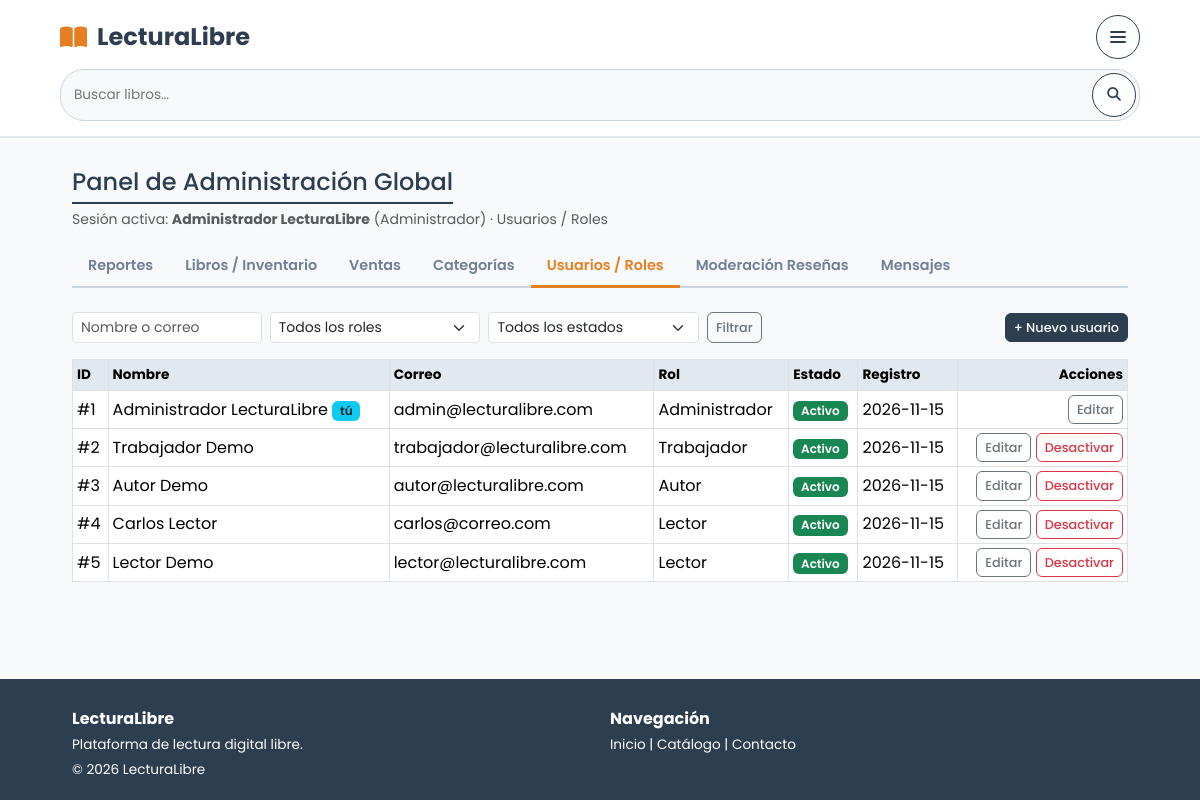
The app's page /admin/usuarios.php (signed in) with its own data.
### tables this page shows
CREATE TABLE usuarios (
  id_usuario INT NOT NULL AUTO_INCREMENT,
  nombre_completo VARCHAR(100) NOT NULL,
  correo VARCHAR(120) NOT NULL,
  contrasena_hash VARCHAR(255) NOT NULL,
  telefono VARCHAR(20),
  foto_perfil VARCHAR(255),
  descripcion VARCHAR(300),
  id_rol INT NOT NULL,
  estado ENUM('pendiente','activo','inactivo') NOT NULL DEFAULT 'pendiente',
  fecha_registro DATETIME NOT NULL DEFAULT CURRENT_TIMESTAMP,
  PRIMARY KEY (id_usuario),
  UNIQUE KEY uq_usuarios_correo (correo),
  CONSTRAINT fk_usuarios_id_rol FOREIGN KEY (id_rol) REFERENCES roles(id_rol) ON DELETE RESTRICT ON UPDATE CASCADE
);

CREATE TABLE roles (
  id_rol INT NOT NULL AUTO_INCREMENT,
  nombre VARCHAR(30) NOT NULL,
  descripcion VARCHAR(150),
  PRIMARY KEY (id_rol),
  UNIQUE KEY uq_roles_nombre (nombre)
);

### admin/usuarios.php (the view, shortened to what this page needs)
<?php
require_once __DIR__ . '/inc/bootstrap.php';
$yo = require_rol(['Administrador']);
$pdo = db();
$q = trim((string)($_GET['q'] ?? ''));
$where = []; $params = [];
$sqlWhere = $where ? 'WHERE ' . implode(' AND ', $where) : '';
$st = $pdo->prepare("SELECT COUNT(*) FROM usuarios u $sqlWhere");
$st->execute($params);
[$pagina, $paginas, $offset] = paginar((int)$st->fetchColumn(), (int)($_GET['p'] ?? 1));
$st = $pdo->prepare(
    "SELECT u.id_usuario, u.nombre_completo, u.correo, u.id_rol, r.nombre AS rol, u.estado, u.fecha_registro
       FROM usuarios u JOIN roles r ON r.id_rol = u.id_rol
       $sqlWhere ORDER BY u.id_usuario LIMIT " . POR_PAGINA . " OFFSET " . $offset
);
$st->execute($params);
$usuarios = $st->fetchAll();
$titulo = 'Usuarios / Roles';
$tab = 'usuarios';
require __DIR__ . '/inc/header.php';
?>
<div class="d-flex flex-wrap gap-2 justify-content-between align-items-center mb-3">
    <form class="d-flex gap-2 no-print" method="get">
        <input type="search" name="q" value="<?= e($q) ?>" class="form-control form-control-sm" placeholder="Nombre o correo">
        <select name="rol" class="form-select form-select-sm">
            <option value="">Todos los roles</option>
        </select>
        <select name="estado" class="form-select form-select-sm">
            <option value="">Todos los estados</option>
        </select>
        <button class="btn btn-sm btn-outline-secondary">Filtrar</button>
    </form>
    <button class="btn btn-oscuro btn-sm" data-bs-toggle="modal" data-bs-target="#modalCrear">+ Nuevo usuario</button>
</div>
<div class="table-responsive">
<table class="table table-sm table-bordered bg-white align-middle">
    <thead><tr><th>ID</th><th>Nombre</th><th>Correo</th><th>Rol</th><th>Estado</th><th>Registro</th><th class="text-end">Acciones</th></tr></thead>
    <tbody>
    <?php foreach ($usuarios as $x): $esYo = (int)$x['id_usuario'] === (int)$yo['id']; ?>
        <tr>
            <td>#<?= (int)$x['id_usuario'] ?></td>
            <td><?= e($x['nombre_completo']) ?><?= $esYo ? ' <span class="badge bg-info text-dark">tú</span>' : '' ?></td>
            <td><?= e($x['correo']) ?></td>
            <td><?= e($x['rol']) ?></td>
            <td><?= badge_estado($x['estado']) ?></td>
            <td><?= e(substr((string)$x['fecha_registro'], 0, 10)) ?></td>
            <td class="text-end text-nowrap">
                <button type="button" class="btn btn-sm btn-outline-secondary" data-bs-toggle="modal" data-bs-target="#modalEditar"
                        data-id="<?= (int)$x['id_usuario'] ?>" data-nombre="<?= e($x['nombre_completo']) ?>" data-correo="<?= e($x['correo']) ?>"
                        data-rol="<?= (int)$x['id_rol'] ?>" data-estado="<?= e($x['estado']) ?>">Editar</button>
                <?php if (!$esYo): ?>
                    <form method="post" class="d-inline">
                        <?php if ($x['estado'] === 'activo'): ?>
                            <button name="accion" value="desactivar" class="btn btn-sm btn-outline-danger" onclick="return confirm('¿Desactivar esta cuenta?')">Desactivar</button>
                        <?php else: ?>
                            <button name="accion" value="activar" class="btn btn-sm btn-success"><?= $x['estado'] === 'pendiente' ? 'Aprobar' : 'Activar' ?></button>
                        <?php endif; ?>
                    </form>
                <?php endif; ?>
            </td>
        </tr>
    <?php endforeach; ?>
    </tbody>
</table>
</div>
<?php require __DIR__ . '/inc/footer.php'; ?>

### admin/inc/header.php (shortened to what this page needs)
<?php
$hdrUser = usuario_actual();
$hdrTabs = [
    'reportes'   => ['Reportes',            'reportes.php',   ['Administrador']],
    'libros'     => ['Libros / Inventario', 'libros.php',     ['Administrador', 'Autor', 'Trabajador']],
    'ventas'     => ['Ventas',              'ventas.php',     ['Administrador', 'Autor']],
    'categorias' => ['Categorías',          'categorias.php', ['Administrador']],
    'usuarios'   => ['Usuarios / Roles',    'usuarios.php',   ['Administrador']],
    'resenas'    => ['Moderación Reseñas',  'resenas.php',    ['Administrador', 'Trabajador']],
    'mensajes'   => ['Mensajes',            'mensajes.php',   ['Administrador', 'Trabajador']],
];
?>
<!doctype html>
<html lang="es">
<head>
  <link href="https://cdn.jsdelivr.net/npm/bootstrap@5.3.3/dist/css/bootstrap.min.css" rel="stylesheet">
  <link href="../assets/css/estilos.css?v=4" rel="stylesheet">
  <link href="assets/admin.css?v=2" rel="stylesheet">
</head>
<body>
<header class="no-print">
  <div class="container navbar">
    <a href="../index.php" class="logo">
      <i class="fa-solid fa-book-open"></i><span>LecturaLibre</span>
    </a>
    <details class="nav-menu-toggle">
      <summary class="btn search-icon" aria-label="Menú" aria-controls="nav-menu">
        <i class="fa-solid fa-bars" aria-hidden="true"></i>
      </summary>
    </details>
    <form class="search-bar" action="../catalogo.php" method="get" role="search">
      <input type="search" id="global-search" name="q" aria-label="Buscar por título, autor o categoría"
             placeholder="Buscar libros…">
      <button type="submit" class="btn search-icon" aria-label="Buscar">
        <i class="fa-solid fa-magnifying-glass" aria-hidden="true"></i>
      </button>
    </form>
  </div>
</header>
<main class="container">
  <?php if ($hdrUser): ?>
    <div class="d-flex flex-wrap justify-content-between align-items-center mb-3">
      <div>
        <h2 class="section-title mb-1">
          Panel de <?= $hdrUser['rol'] === 'Administrador' ? 'Administración Global' : e($hdrUser['rol']) ?>
        </h2>
        <div class="small text-muted">
          Sesión activa: <strong><?= e($hdrUser['nombre']) ?></strong> (<?= e($hdrUser['rol']) ?>) · <?= e($titulo) ?>
        </div>
      </div>
    </div>
    <ul class="nav nav-tabs panel-tabs mb-4 no-print">
      <?php foreach ($hdrTabs as $hdrClave => [$hdrTexto, $hdrArchivo, $hdrRoles]):
        if (!es_rol($hdrUser, ...$hdrRoles)) continue; ?>
        <li class="nav-item">
          <a class="nav-link<?= ($tab ?? '') === $hdrClave ? ' active' : '' ?>" href="<?= e($hdrArchivo) ?>">
            <?= e($hdrTexto) ?>
          </a>
        </li>
      <?php endforeach; ?>
    </ul>
  <?php else: ?>
    <h2 class="section-title"><?= e($titulo) ?></h2>
  <?php endif; ?>

### admin/inc/bootstrap.php (shortened to what this page needs)
<?php
function e($valor): string
{
    return htmlspecialchars((string)$valor, ENT_QUOTES | ENT_SUBSTITUTE, 'UTF-8');
}
function usuario_actual(): ?array
{
    $u = $_SESSION['usuario'] ?? null;
    if (is_array($u) && isset($u['id'], $u['rol'])) {
        return $u;
    }
    return null;
}
function require_rol(array $rolesPermitidos): array
{
    $u = usuario_actual();
    return $u;
}
function badge_estado(string $estado): string
{
    $clases = [
        'aprobado' => 'success', 'aprobada' => 'success', 'activo' => 'success',
        'pendiente' => 'warning text-dark',
        'rechazado' => 'danger', 'rechazada' => 'danger',
        'baja' => 'secondary', 'inactivo' => 'secondary',
    ];
    $c = $clases[$estado] ?? 'light text-dark';
    return '<span class="badge bg-' . $c . '">' . e(ucfirst($estado)) . '</span>';
}
function paginar(int $total, int $pagina): array
{
    $paginas = max(1, (int)ceil($total / POR_PAGINA));
    $pagina = max(1, min($pagina, $paginas));
    return [$pagina, $paginas, ($pagina - 1) * POR_PAGINA];
}

### assets/css/estilos.css (style rules this page uses)
:root { --wf-dark: #2c3e50; --wf-gray: #718096; --wf-light-gray: #e2e8f0; --wf-bg: #f8f9fa; --wf-white: #ffffff; --wf-accent: #e67e22; --wf-border: #cbd5e0; --radius: 6px; }
* { margin: 0; padding: 0; box-sizing: border-box; font-family: 'Poppins', sans-serif; }
body { background-color: var(--wf-bg); color: var(--wf-dark); line-height: 1.6; display: flex; flex-direction: column; min-height: 100vh; }
a { text-decoration: none; color: inherit; }
ul { list-style: none; }
.container { width: 90%; max-width: 1200px; margin: 0 auto; }
main.container { flex: 1; margin-top: 30px; }
.btn { display: inline-flex; align-items: center; gap: 8px; justify-content: center; padding: 8px 18px; border-radius: var(--radius); font-weight: 500; cursor: pointer; border: 1px solid var(--wf-dark); background: var(--wf-white); color: var(--wf-dark); transition: all 0.2s ease; }
header { position: sticky; top: 0; background-color: var(--wf-white); border-bottom: 2px solid var(--wf-light-gray); z-index: 1000; }
.navbar { position: relative; display: flex; align-items: center; justify-content: space-between; padding: 15px 0; gap: 15px; }
.logo { font-size: 1.5rem; font-weight: 700; color: var(--wf-dark); display: flex; align-items: center; gap: 10px; cursor: pointer; }
.logo i { color: var(--wf-accent); }
.search-icon { width: 36px; height: 36px; padding: 0; border-radius: 50%; }
summary.search-icon { list-style: none; }
.search-bar { flex: 1 1 240px; min-width: 140px; max-width: 320px; display: flex; align-items: center; gap: 6px; padding: 3px; border: 1px solid var(--wf-border); border-radius: 24px; background: var(--wf-bg); }
.search-bar input { flex: 1; min-width: 0; padding: 8px 10px; border: 0; border-radius: 20px; background: transparent; color: var(--wf-dark); }
.search-bar .search-icon { flex: 0 0 auto; }
.nav-menu-toggle { display: none; }
.nav-menu-toggle .fa-bars::before { content: ""; display: block; width: 16px; height: 2px; border-radius: 2px; background: currentColor; box-shadow: 0 -5px currentColor, 0 5px currentColor; }
.badge { background: var(--wf-accent); color: white; padding: 2px 6px; border-radius: 10px; font-size: 0.75rem; }
.section-title { font-size: 1.5rem; margin-bottom: 20px; border-bottom: 2px solid var(--wf-dark); padding-bottom: 5px; display: inline-block; }
@media screen and (max-width: 1200px) { header { position: static; } }
@media screen and (max-width: 1200px) { .navbar { flex-wrap: wrap; justify-content: flex-start; gap: 10px; } }
@media screen and (max-width: 1200px) { .navbar .logo { margin-right: auto; } }
@media screen and (max-width: 1200px) { .nav-menu-toggle { display: block; flex: 0 0 auto; } }
@media screen and (max-width: 1200px) { .navbar .btn { min-height: 44px; padding-inline: 12px; } }
@media screen and (max-width: 1200px) { .navbar .search-icon { width: 44px; height: 44px; padding: 0; } }
@media screen and (max-width: 1200px) { .search-bar { flex-basis: 100%; max-width: none; } }
@media screen and (max-width: 1200px) { .search-bar input { font-size: 16px; } }
.fa-solid, .fa-regular { display: inline-block; font-family: 'Font Awesome 6 Free'; font-style: normal; font-variant: normal; line-height: 1; text-rendering: auto; -webkit-font-smoothing: antialiased; -moz-osx-font-smoothing: grayscale; }
.fa-solid { font-weight: 900; }
.fa-book-open::before { content: "\f518"; }
.fa-magnifying-glass::before { content: "\f002"; }

### records on screen
usuarios: nombre_completo "Administrador LecturaLibre", id_usuario "1", shows "tú", correo "admin@lecturalibre.com", id_rol.nombre "Administrador", estado "Activo", fecha_registro "2026-11-15"
roles: nombre "Administrador"
usuarios: id_usuario "2", nombre_completo "Trabajador Demo", correo "trabajador@lecturalibre.com", id_rol.nombre "Trabajador", estado "Activo", fecha_registro "2026-11-15", shows "Desactivar"
usuarios: id_usuario "3", nombre_completo "Autor Demo", correo "autor@lecturalibre.com", id_rol.nombre "Autor", estado "Activo", fecha_registro "2026-11-15", shows "Desactivar"
usuarios: id_usuario "4", nombre_completo "Carlos Lector", correo "carlos@correo.com", id_rol.nombre "Lector", estado "Activo", fecha_registro "2026-11-15", shows "Desactivar"
usuarios: id_usuario "5", nombre_completo "Lector Demo", correo "lector@lecturalibre.com", id_rol.nombre "Lector", estado "Activo", fecha_registro "2026-11-15", shows "Desactivar"

### other values on screen
$titulo "Usuarios / Roles"
$hdrTexto "Reportes"
$hdrTexto "Libros / Inventario"
$hdrTexto "Ventas"
$hdrTexto "Categorías"
$hdrTexto "Usuarios / Roles"
$hdrTexto "Moderación Reseñas"
$hdrTexto "Mensajes"
